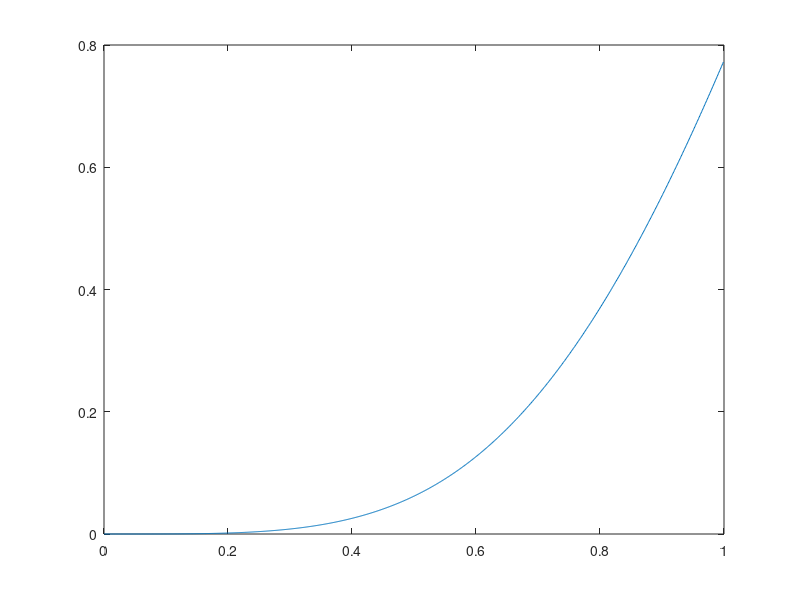

Recreate this plot in MATLAB.
close all; clear all ; clc;
% Caso 1. Sistema lineal de cuatro variables de estado
% El sistema linealizado  en el punto de trabajo [0,0,0,0] obtenemos el
% siguiente sistema




%A = [ -a,a,0,0 ; 0,0,0,0 ; w^2,-w^2,0,0 ; c,0,0,0 ];
%B = [ 0; 0 ; w^2*b ; 0 ];
%C = [ 1,0,0,0 ; 0,0,0,1 ];
%D = 0;

%sys = ss(A, B, C, D);

% alfa_p  = a(phi-alfa)
% phi_pp  = -w^2(phi-alfa-b*U)
% h_p     = c*alfa
%equivaent
% x1_p = a(x2-x1)
% x3_P = -w^2(x2-x1-b*u)
% x4_p = c*x1

dt = 1e-3;  % step size
w=2;
a=0.05;
b=5;
c=50;

t_0=0;
t_f=1; %tiempo total de simulacion

t = t_0:dt:(t_f-dt);

y =zeros(t_f/dt,4);

%alfa(0)=0;
%phi(0)=0;
%phi_p(0)=0;
%h(0)=0;

y(1,1) = 0; %alfa
y(1,2) = 0; %phi
y(1,3) = 0; %phi_p
y(1,4) = 0; %h
u = ones(t_f/dt,1);
u = u*0.01;

n = t_f/dt;


for j=(n/2) :1: n
    u(j)=-0.01;
end



for i=1 : 1 :(n-1)
    alfa_p = a*(y(i,2)-y(i,1));
    phi_p  = y(i,3);
    phi_pp = (-w^2)*(y(i,2)-y(i,1)-b*u(i));
    h_p    = c*y(i,1);

    y(i+1 , 1) = y(i,1) + dt *alfa_p;
    y(i+1 , 2) = y(i,2) + dt *phi_p;
    y(i+1 , 3) = y(i,3) + dt *phi_pp;
    y(i+1 , 4) = y(i,4) + dt *c*h_p;
end

h_0=0; %h inicial 
plot (t, y(:,4)+h_0)

